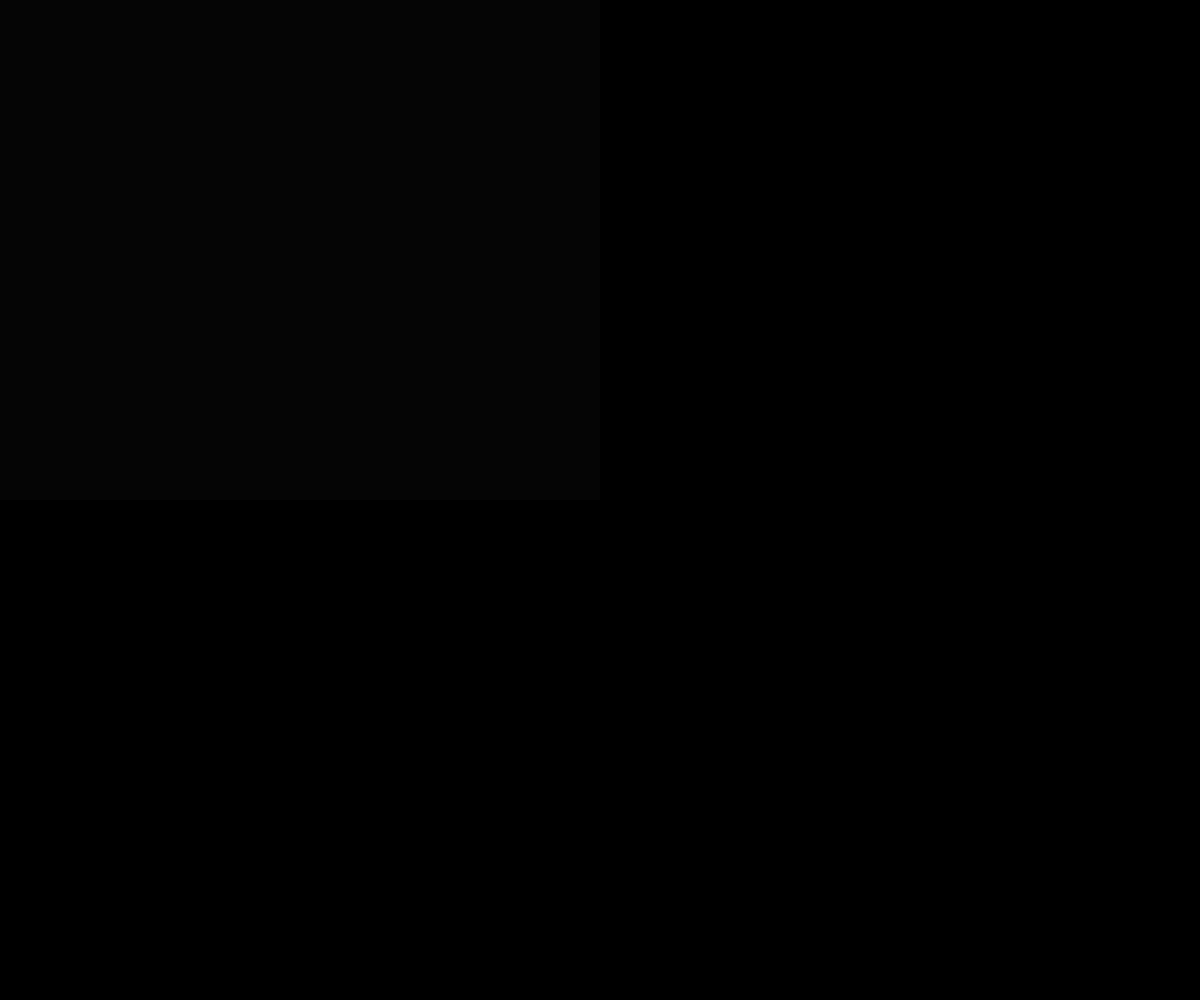
Frame 1 (no input)
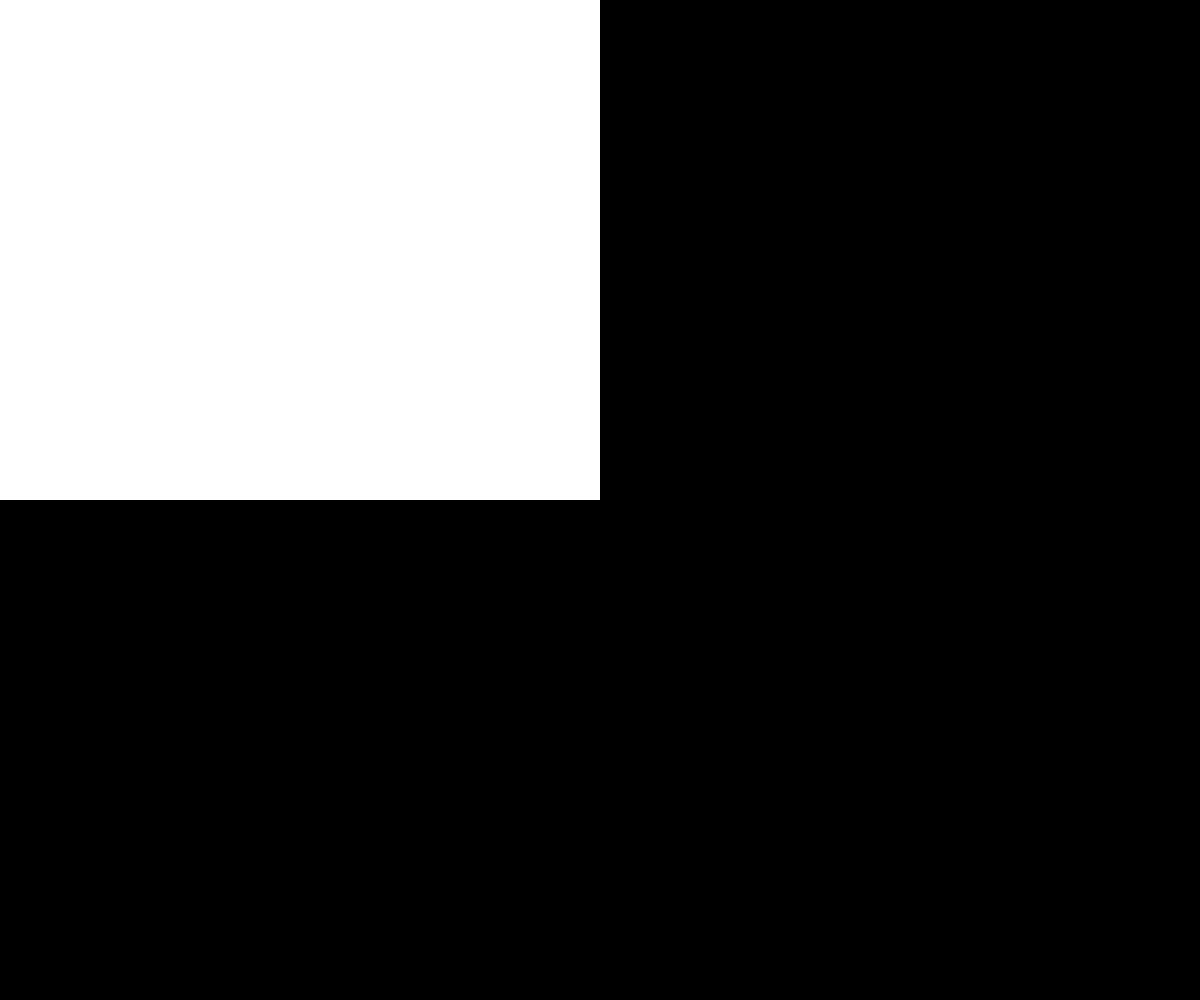
Frame 60 (no input)
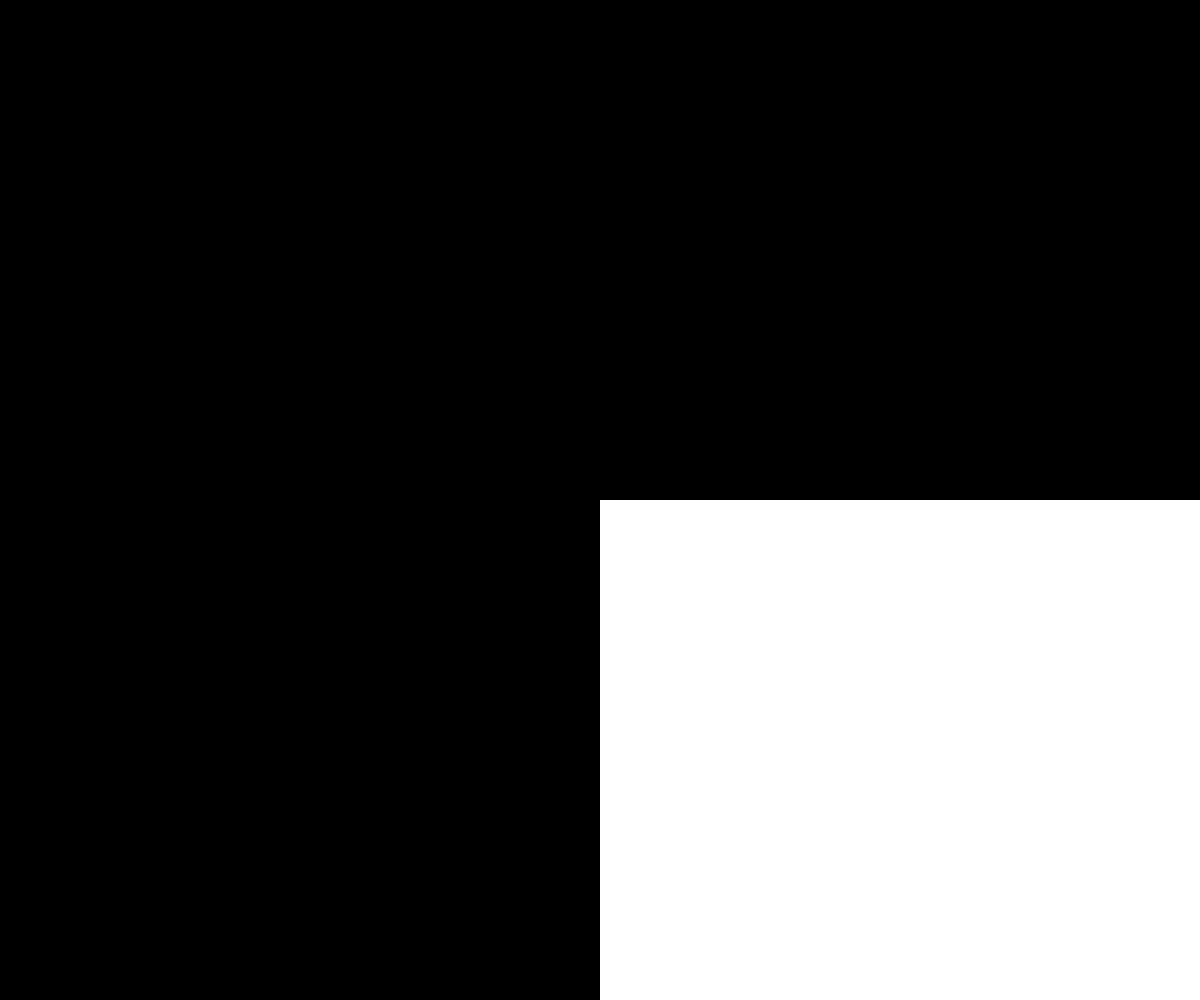
Frame 120 (the mouse pressed at the canvas centre since frame 60)

The p5.js sketch that drew these frames (run headless with seeded random() and noise() and a simulated clock; from frame 60 on, the mouse is pressed at the canvas centre):

// p5.js sketch
// ── sketch.js
// State Variables 
// Conner Woods
// April 5th
//
// Extra for Experts:
// - describe what you did to take this project "above and beyond"

let fadeIn;
let quadrant;

let fill1 = 0; //Top Left
let fill2 = 0; //Bottom Left
let fill3 = 0; //Top Right
let fill4 = 0; //Bottom Right

function setup() {
  createCanvas(windowWidth, windowHeight);
}



//Tracking Mouse
function determineQuadrant() {
  if (mouseX < width/2) { 
    if (mouseY < height/2) {
      quadrant = 1;
    }
    else{
      quadrant = 2;
    }
  }
  else{
    if (mouseY < height/2){
      quadrant = 3;
    }
    else {
      quadrant = 4;
    } 
  }
}

function fillChange(){

  //QUAD 1 (top left)
  if(quadrant === 1) {
    if(fill1 < 255){
      fill1 = fill1 += 5;
    }
  }
  else {
    if (fill1 > 0){
      fill1 = fill1 -= 5;
    }
  }

  //QUAD 2 (bottom left)
  if(quadrant === 2) {
    if(fill2 < 255){
      fill2 = fill2 += 5;
    }
  }
  else {
    if (fill2 > 0){
      fill2 = fill2 -= 5;
    }
  }

  //QUAD 3 (top right)
  if(quadrant === 3) {
    if(fill3 < 255){
      fill3 = fill3 += 5;
    }
  }
  else {
    if (fill3 > 0){
      fill3 = fill3 -= 5;
    }
  }

  //QUAD 4 (top left)
  if(quadrant === 4) {
    if(fill4 < 255){
      fill4 = fill4 += 5;
    }
  }
  else {
    if (fill4 > 0){
      fill4 = fill4 -= 5;
    }
  }

}

function drawSquares(){
  rectMode(CENTER);
  noStroke();

  fillChange();
  fill(fill1);
  rect(width/4, height/4, width/2, height/2);

  fill(fill2);
  rect(width/4, height-height/4, width/2, height/2);

  fill (fill3);
  rect(width-width/4, height/4, width/2, height/2);

  fill (fill4);
  rect(width-width/4, height-height/4, width/2, height/2);
}




function draw() {
  determineQuadrant();
  drawSquares();
}
